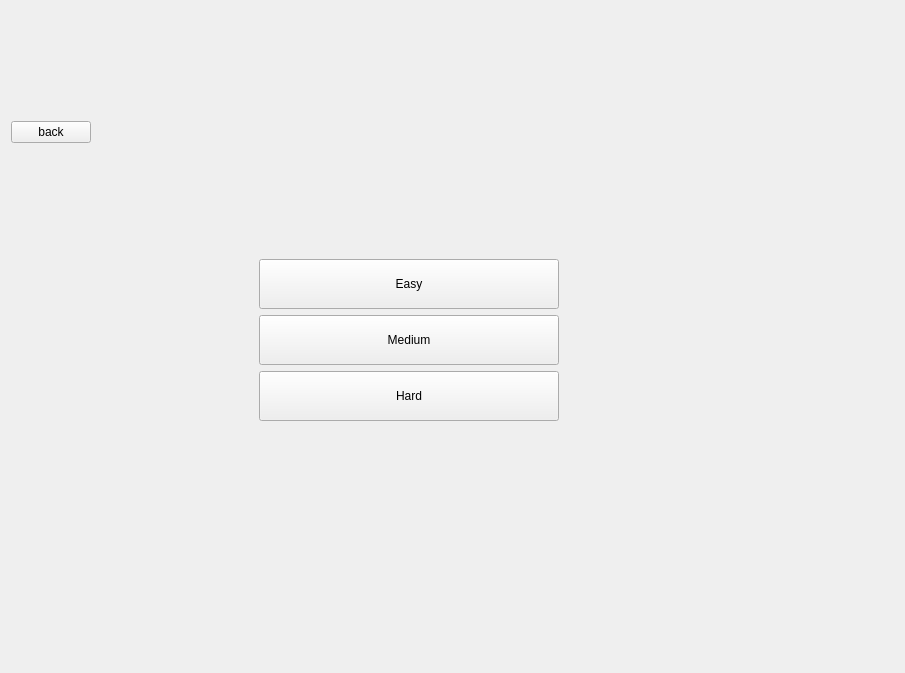
       <widget class="QWidget" name="page_6">
        <layout class="QGridLayout" name="gridLayout_5">
         <item row="0" column="0">
          <widget class="QPushButton" name="back">
           <property name="text">
            <string>back</string>
           </property>
          </widget>
         </item>
         <item row="0" column="1" colspan="2">
          <spacer name="horizontalSpacer_2">
           <property name="orientation">
            <enum>Qt::Orientation::Horizontal</enum>
           </property>
           <property name="sizeHint" stdset="0">
            <size>
             <width>318</width>
             <height>20</height>
            </size>
           </property>
          </spacer>
         </item>
         <item row="0" column="3">
          <spacer name="verticalSpacer">
           <property name="orientation">
            <enum>Qt::Orientation::Vertical</enum>
           </property>
           <property name="sizeHint" stdset="0">
            <size>
             <width>20</width>
             <height>242</height>
            </size>
           </property>
          </spacer>
         </item>
         <item row="1" column="0" colspan="2">
          <spacer name="horizontalSpacer">
           <property name="orientation">
            <enum>Qt::Orientation::Horizontal</enum>
           </property>
           <property name="sizeHint" stdset="0">
            <size>
             <width>241</width>
             <height>20</height>
            </size>
           </property>
          </spacer>
         </item>
         <item row="1" column="2" colspan="3">
          <layout class="QGridLayout" name="gridLayout_2">
           <item row="2" column="0">
            <widget class="QPushButton" name="hard">
             <property name="minimumSize">
              <size>
               <width>300</width>
               <height>50</height>
              </size>
             </property>
             <property name="text">
              <string>Hard</string>
             </property>
            </widget>
           </item>
           <item row="0" column="0">
            <widget class="QPushButton" name="easy">
             <property name="minimumSize">
              <size>
               <width>300</width>
               <height>50</height>
              </size>
             </property>
             <property name="text">
              <string>Easy</string>
             </property>
            </widget>
           </item>
           <item row="1" column="0">
            <widget class="QPushButton" name="medium">
             <property name="minimumSize">
              <size>
               <width>300</width>
               <height>50</height>
              </size>
             </property>
             <property name="text">
              <string>Medium</string>
             </property>
            </widget>
           </item>
          </layout>
         </item>
         <item row="1" column="5">
          <spacer name="horizontalSpacer_3">
           <property name="orientation">
            <enum>Qt::Orientation::Horizontal</enum>
           </property>
           <property name="sizeHint" stdset="0">
            <size>
             <width>335</width>
             <height>20</height>
            </size>
           </property>
          </spacer>
         </item>
         <item row="2" column="4">
          <spacer name="verticalSpacer_2">
           <property name="orientation">
            <enum>Qt::Orientation::Vertical</enum>
           </property>
           <property name="sizeHint" stdset="0">
            <size>
             <width>20</width>
             <height>241</height>
            </size>
           </property>
          </spacer>
         </item>
        </layout>
       </widget>
